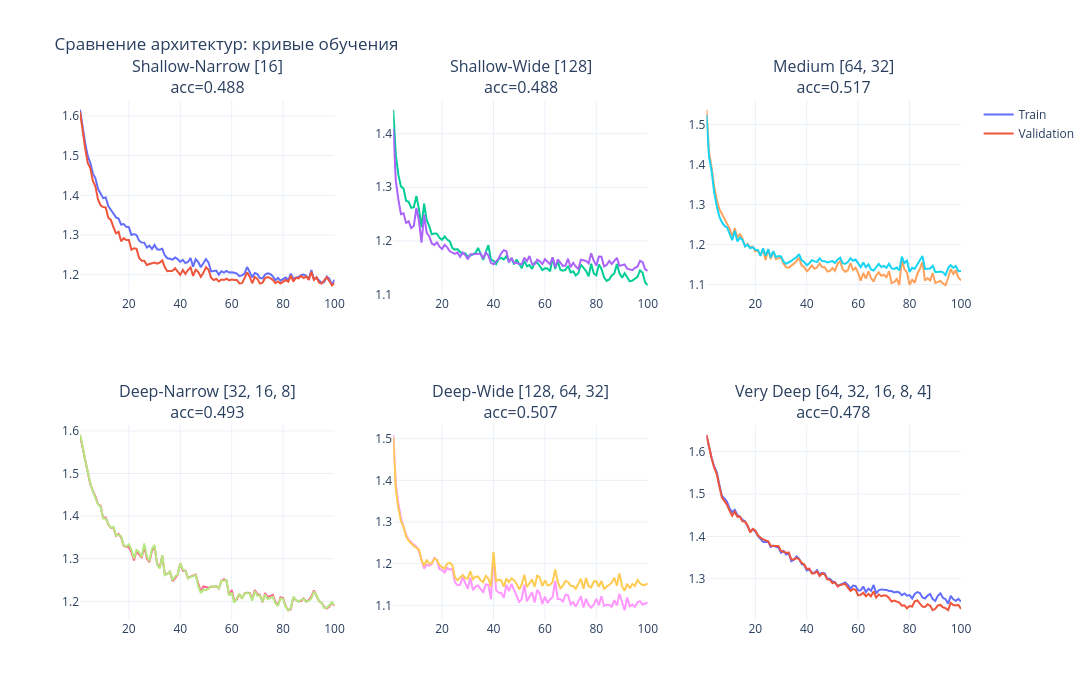

Notebook code cell kept with this figure:
### Markdown cell above
### Кривые обучения по архитектурам

### Code cell
names_list = list(results.keys())
fig = make_subplots(rows=2, cols=3, subplot_titles=[
    f'{name}<br>acc={results[name]["test_acc"]:.3f}' for name in names_list
])
for i, name in enumerate(names_list):
    row, col = i // 3 + 1, i % 3 + 1
    h = results[name]['history']
    epochs = list(range(1, len(h['train_loss']) + 1))
    fig.add_trace(go.Scatter(x=epochs, y=h['train_loss'], name='Train',
                             showlegend=(i == 0)), row=row, col=col)
    fig.add_trace(go.Scatter(x=epochs, y=h['val_loss'], name='Validation',
                             showlegend=(i == 0)), row=row, col=col)
fig.update_layout(title='Сравнение архитектур: кривые обучения',
                  template=PLOT_TEMPLATE, height=700, width=1200)
fig.show()
